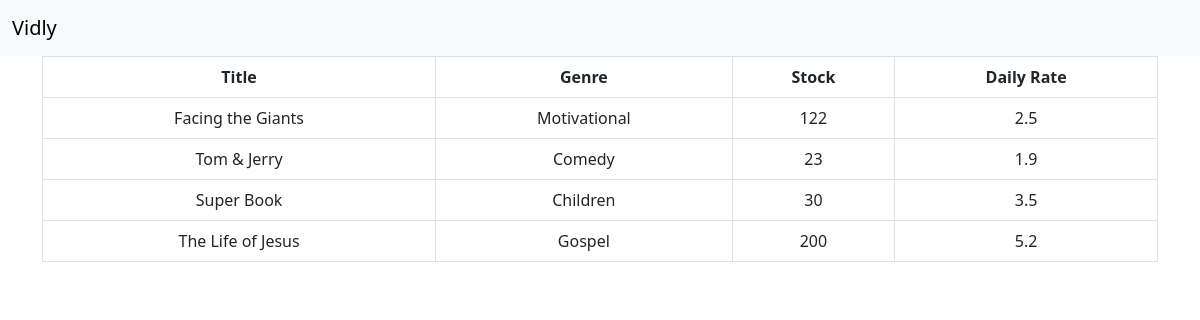
Page /movies/ on the committed database.
### movies/models.py (models this page shows)
class Movie(models.Model):
    title = models.CharField(max_length=255)
    release_year = models.IntegerField()
    number_in_stock = models.IntegerField()
    daily_rate = models.FloatField()
    genre = models.ForeignKey(Genre, on_delete=models.CASCADE)
    date_created = models.DateTimeField(default=timezone.now)

class Genre(models.Model):
    name =  models.CharField(max_length=255)
    def __str__(self):
        return self.name

### movies/views.py (the view)
# urls.py: path('', views.index, name='index')
def index(request):
    movies = Movie.objects.all()
    return render(request, 'movies/index.html', {'movies': movies})
    '''
    Movie.objects.filter(release_year= 1990)
    # SELECT * FROM movies_movie WHERE release_year = year
    Movie.objects.get(id = 1) '''

### movies/templates/movies/index.html
{% extends 'movies/base.html' %}
{% block content %}
        <table class="table table-bordered table-hover">
            <thead class="text-center text-bg-primary" >
                <tr>
                    <th>Title</th>
                    <th>Genre</th>
                    <th>Stock</th>
                    <th>Daily Rate</th>
                </tr>
            </thead>
            <tbody class="text-center">
                {% for movie in movies %}
                <tr>
                    <td>{{movie.title}}</td>
                    <td> {{movie.genre}} </td>
                    <td> {{movie.number_in_stock}} </td>
                    <td> {{movie.daily_rate}} </td>
                </tr>
                {% endfor %}
            </tbody>
        </table>
{% endblock  %}

### movies/templates/movies/base.html (shortened to what this page needs)
<!doctype html>
<html lang="en">
  <head>
    <link href="https://cdn.jsdelivr.net/npm/bootstrap@5.3.0-alpha1/dist/css/bootstrap.min.css" rel="stylesheet">
  </head>
  <body>
  </body>
  <nav class="navbar bg-body-tertiary">
    <div class="container-fluid">
      <a class="navbar-brand" href="#">Vidly</a>
    </div>
  </nav>
  <main class="container">
  {% block content %}
  {% endblock  %}
  </main>
</html>

### rows in the picture
Movie: title "Facing the Giants", genre "Motivational", number_in_stock "122", daily_rate "2.5"
Movie: title "Tom & Jerry", genre "Comedy", number_in_stock "23", daily_rate "1.9"
Movie: title "Super Book", genre "Children", number_in_stock "30", daily_rate "3.5"
Movie: title "The Life of Jesus", genre "Gospel", number_in_stock "200", daily_rate "5.2"
